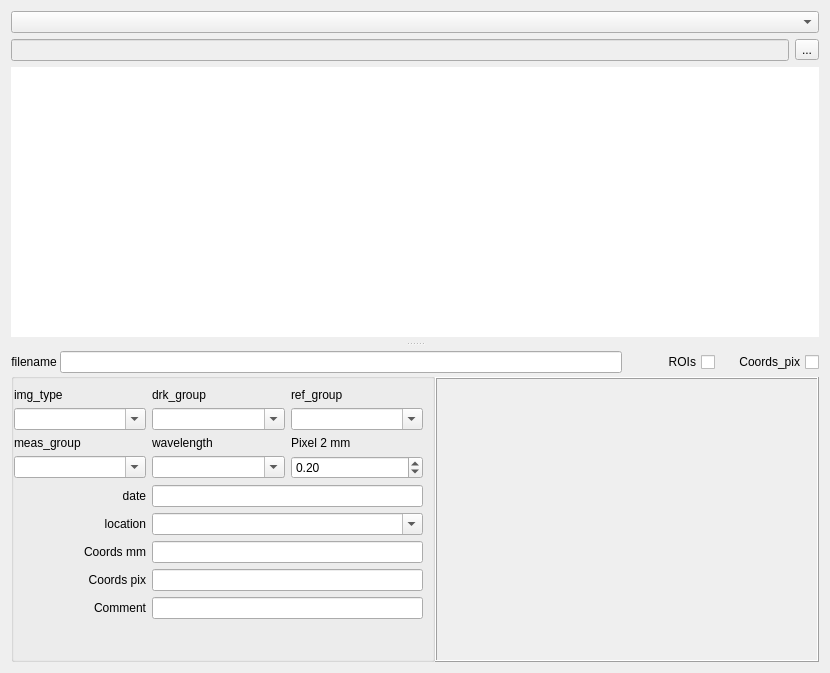
<?xml version="1.0" encoding="UTF-8"?>
<ui version="4.0">
 <class>Form</class>
 <widget class="QWidget" name="Form">
  <property name="geometry">
   <rect>
    <x>0</x>
    <y>0</y>
    <width>830</width>
    <height>673</height>
   </rect>
  </property>
  <property name="windowTitle">
   <string>Form</string>
  </property>
  <layout class="QVBoxLayout" name="verticalLayout_3">
   <item>
    <widget class="QSplitter" name="splitter">
     <property name="sizePolicy">
      <sizepolicy hsizetype="Preferred" vsizetype="Expanding">
       <horstretch>0</horstretch>
       <verstretch>2</verstretch>
      </sizepolicy>
     </property>
     <property name="orientation">
      <enum>Qt::Vertical</enum>
     </property>
     <widget class="QFrame" name="frame">
      <property name="sizePolicy">
       <sizepolicy hsizetype="Preferred" vsizetype="Preferred">
        <horstretch>0</horstretch>
        <verstretch>3</verstretch>
       </sizepolicy>
      </property>
      <layout class="QGridLayout" name="gridLayout_3">
       <property name="leftMargin">
        <number>0</number>
       </property>
       <property name="topMargin">
        <number>0</number>
       </property>
       <property name="rightMargin">
        <number>0</number>
       </property>
       <property name="bottomMargin">
        <number>0</number>
       </property>
       <item row="1" column="1">
        <widget class="QToolButton" name="btn_chang_data_dir">
         <property name="text">
          <string>...</string>
         </property>
        </widget>
       </item>
       <item row="1" column="0">
        <widget class="QLineEdit" name="le_data_directory">
         <property name="enabled">
          <bool>false</bool>
         </property>
        </widget>
       </item>
       <item row="0" column="0" colspan="2">
        <widget class="QComboBox" name="comboBox"/>
       </item>
       <item row="2" column="0" colspan="2">
        <widget class="QListView" name="listView">
         <property name="focusPolicy">
          <enum>Qt::StrongFocus</enum>
         </property>
         <property name="frameShape">
          <enum>QFrame::NoFrame</enum>
         </property>
         <property name="editTriggers">
          <set>QAbstractItemView::NoEditTriggers</set>
         </property>
         <property name="dragEnabled">
          <bool>true</bool>
         </property>
         <property name="dragDropMode">
          <enum>QAbstractItemView::InternalMove</enum>
         </property>
         <property name="defaultDropAction">
          <enum>Qt::MoveAction</enum>
         </property>
         <property name="alternatingRowColors">
          <bool>false</bool>
         </property>
         <property name="selectionMode">
          <enum>QAbstractItemView::ExtendedSelection</enum>
         </property>
         <property name="selectionBehavior">
          <enum>QAbstractItemView::SelectRows</enum>
         </property>
        </widget>
       </item>
       <item row="3" column="0">
        <spacer name="verticalSpacer_2">
         <property name="orientation">
          <enum>Qt::Vertical</enum>
         </property>
         <property name="sizeType">
          <enum>QSizePolicy::Fixed</enum>
         </property>
         <property name="sizeHint" stdset="0">
          <size>
           <width>20</width>
           <height>5</height>
          </size>
         </property>
        </spacer>
       </item>
      </layout>
     </widget>
     <widget class="QFrame" name="frame_2">
      <layout class="QVBoxLayout" name="verticalLayout_2">
       <property name="spacing">
        <number>0</number>
       </property>
       <property name="leftMargin">
        <number>0</number>
       </property>
       <property name="topMargin">
        <number>0</number>
       </property>
       <property name="rightMargin">
        <number>0</number>
       </property>
       <property name="bottomMargin">
        <number>0</number>
       </property>
       <item>
        <layout class="QGridLayout" name="gridLayout" rowstretch="0,1,0,0,0,0,0" columnstretch="0,4,1,1,1,0,1">
         <property name="leftMargin">
          <number>0</number>
         </property>
         <property name="topMargin">
          <number>0</number>
         </property>
         <property name="rightMargin">
          <number>0</number>
         </property>
         <item row="2" column="6">
          <widget class="QCheckBox" name="cb_update_coords_pix">
           <property name="layoutDirection">
            <enum>Qt::RightToLeft</enum>
           </property>
           <property name="text">
            <string>Coords_pix</string>
           </property>
           <property name="tristate">
            <bool>true</bool>
           </property>
          </widget>
         </item>
         <item row="2" column="0">
          <widget class="QLabel" name="label">
           <property name="text">
            <string>filename </string>
           </property>
           <property name="alignment">
            <set>Qt::AlignRight|Qt::AlignTrailing|Qt::AlignVCenter</set>
           </property>
          </widget>
         </item>
         <item row="2" column="4">
          <widget class="QCheckBox" name="cb_update_ROIs">
           <property name="layoutDirection">
            <enum>Qt::RightToLeft</enum>
           </property>
           <property name="text">
            <string>ROIs</string>
           </property>
           <property name="tristate">
            <bool>true</bool>
           </property>
          </widget>
         </item>
         <item row="2" column="1" colspan="3">
          <widget class="QLineEdit" name="le_filepath">
           <property name="readOnly">
            <bool>true</bool>
           </property>
          </widget>
         </item>
         <item row="4" column="2" rowspan="3" colspan="5">
          <widget class="QFrame" name="frame_3">
           <property name="frameShape">
            <enum>QFrame::Box</enum>
           </property>
           <property name="frameShadow">
            <enum>QFrame::Raised</enum>
           </property>
           <layout class="QHBoxLayout" name="horizontalLayout_2">
            <property name="leftMargin">
             <number>0</number>
            </property>
            <property name="topMargin">
             <number>0</number>
            </property>
            <property name="rightMargin">
             <number>0</number>
            </property>
            <property name="bottomMargin">
             <number>0</number>
            </property>
            <item>
             <widget class="ImageView" name="graphWidget" native="true">
              <property name="sizePolicy">
               <sizepolicy hsizetype="Preferred" vsizetype="Minimum">
                <horstretch>1</horstretch>
                <verstretch>1</verstretch>
               </sizepolicy>
              </property>
              <property name="minimumSize">
               <size>
                <width>50</width>
                <height>50</height>
               </size>
              </property>
             </widget>
            </item>
           </layout>
          </widget>
         </item>
         <item row="3" column="2">
          <spacer name="verticalSpacer_3">
           <property name="orientation">
            <enum>Qt::Vertical</enum>
           </property>
           <property name="sizeType">
            <enum>QSizePolicy::Fixed</enum>
           </property>
           <property name="sizeHint" stdset="0">
            <size>
             <width>20</width>
             <height>4</height>
            </size>
           </property>
          </spacer>
         </item>
         <item row="3" column="0" rowspan="4" colspan="2">
          <widget class="QGroupBox" name="details">
           <property name="sizePolicy">
            <sizepolicy hsizetype="Preferred" vsizetype="Expanding">
             <horstretch>0</horstretch>
             <verstretch>0</verstretch>
            </sizepolicy>
           </property>
           <property name="title">
            <string/>
           </property>
           <property name="alignment">
            <set>Qt::AlignLeading|Qt::AlignLeft|Qt::AlignTop</set>
           </property>
           <layout class="QGridLayout" name="gridLayout_2" rowstretch="0,0,0,0,0,0,0,0,0,0,0,0,0,0,0,1" columnstretch="0,0,0">
            <property name="leftMargin">
             <number>0</number>
            </property>
            <property name="bottomMargin">
             <number>0</number>
            </property>
            <item row="11" column="1" colspan="2">
             <widget class="QLineEdit" name="le_coords_mm"/>
            </item>
            <item row="12" column="0">
             <widget class="QLabel" name="label_11">
              <property name="text">
               <string>Coords pix</string>
              </property>
              <property name="alignment">
               <set>Qt::AlignRight|Qt::AlignTrailing|Qt::AlignVCenter</set>
              </property>
             </widget>
            </item>
            <item row="8" column="0">
             <widget class="QLabel" name="label_9">
              <property name="text">
               <string>location</string>
              </property>
              <property name="alignment">
               <set>Qt::AlignRight|Qt::AlignTrailing|Qt::AlignVCenter</set>
              </property>
             </widget>
            </item>
            <item row="14" column="0">
             <widget class="QLabel" name="label_10">
              <property name="text">
               <string>Comment</string>
              </property>
              <property name="alignment">
               <set>Qt::AlignRight|Qt::AlignTrailing|Qt::AlignVCenter</set>
              </property>
             </widget>
            </item>
            <item row="3" column="0">
             <widget class="QLabel" name="label_6">
              <property name="text">
               <string>meas_group</string>
              </property>
              <property name="alignment">
               <set>Qt::AlignLeading|Qt::AlignLeft|Qt::AlignVCenter</set>
              </property>
             </widget>
            </item>
            <item row="1" column="0">
             <widget class="QLabel" name="label_2">
              <property name="text">
               <string>img_type</string>
              </property>
              <property name="alignment">
               <set>Qt::AlignLeading|Qt::AlignLeft|Qt::AlignVCenter</set>
              </property>
             </widget>
            </item>
            <item row="12" column="1" colspan="2">
             <widget class="QLineEdit" name="le_coords_pix">
              <property name="readOnly">
               <bool>true</bool>
              </property>
             </widget>
            </item>
            <item row="1" column="2">
             <widget class="QLabel" name="label_4">
              <property name="text">
               <string>ref_group</string>
              </property>
              <property name="alignment">
               <set>Qt::AlignLeading|Qt::AlignLeft|Qt::AlignVCenter</set>
              </property>
             </widget>
            </item>
            <item row="2" column="0">
             <widget class="QComboBox" name="cb_img_type">
              <property name="editable">
               <bool>true</bool>
              </property>
             </widget>
            </item>
            <item row="14" column="1" colspan="2">
             <widget class="QLineEdit" name="le_comment"/>
            </item>
            <item row="2" column="2">
             <widget class="QComboBox" name="cb_ref_group">
              <property name="sizePolicy">
               <sizepolicy hsizetype="Preferred" vsizetype="Fixed">
                <horstretch>0</horstretch>
                <verstretch>0</verstretch>
               </sizepolicy>
              </property>
              <property name="editable">
               <bool>true</bool>
              </property>
             </widget>
            </item>
            <item row="4" column="2">
             <widget class="QDoubleSpinBox" name="dsb_px2mm">
              <property name="singleStep">
               <double>0.010000000000000</double>
              </property>
              <property name="value">
               <double>0.200000000000000</double>
              </property>
             </widget>
            </item>
            <item row="1" column="1">
             <widget class="QLabel" name="label_3">
              <property name="text">
               <string>drk_group</string>
              </property>
              <property name="alignment">
               <set>Qt::AlignLeading|Qt::AlignLeft|Qt::AlignVCenter</set>
              </property>
             </widget>
            </item>
            <item row="3" column="1">
             <widget class="QLabel" name="label_5">
              <property name="text">
               <string>wavelength</string>
              </property>
              <property name="alignment">
               <set>Qt::AlignBottom|Qt::AlignLeading|Qt::AlignLeft</set>
              </property>
             </widget>
            </item>
            <item row="6" column="1" colspan="2">
             <widget class="QLineEdit" name="le_date">
              <property name="readOnly">
               <bool>true</bool>
              </property>
             </widget>
            </item>
            <item row="4" column="0">
             <widget class="QComboBox" name="cb_meas_group">
              <property name="focusPolicy">
               <enum>Qt::WheelFocus</enum>
              </property>
              <property name="editable">
               <bool>true</bool>
              </property>
             </widget>
            </item>
            <item row="3" column="2">
             <widget class="QLabel" name="label_12">
              <property name="text">
               <string>Pixel 2 mm</string>
              </property>
             </widget>
            </item>
            <item row="6" column="0">
             <widget class="QLabel" name="label_7">
              <property name="text">
               <string>date</string>
              </property>
              <property name="alignment">
               <set>Qt::AlignRight|Qt::AlignTrailing|Qt::AlignVCenter</set>
              </property>
             </widget>
            </item>
            <item row="4" column="1">
             <widget class="QComboBox" name="cb_wavelength">
              <property name="editable">
               <bool>true</bool>
              </property>
             </widget>
            </item>
            <item row="11" column="0">
             <widget class="QLabel" name="label_8">
              <property name="layoutDirection">
               <enum>Qt::LeftToRight</enum>
              </property>
              <property name="text">
               <string>Coords mm</string>
              </property>
              <property name="alignment">
               <set>Qt::AlignRight|Qt::AlignTrailing|Qt::AlignVCenter</set>
              </property>
             </widget>
            </item>
            <item row="8" column="1" colspan="2">
             <widget class="QComboBox" name="cb_location">
              <property name="editable">
               <bool>true</bool>
              </property>
             </widget>
            </item>
            <item row="2" column="1">
             <widget class="QComboBox" name="cb_drk_group">
              <property name="editable">
               <bool>true</bool>
              </property>
             </widget>
            </item>
            <item row="15" column="0">
             <spacer name="verticalSpacer_4">
              <property name="orientation">
               <enum>Qt::Vertical</enum>
              </property>
              <property name="sizeHint" stdset="0">
               <size>
                <width>20</width>
                <height>40</height>
               </size>
              </property>
             </spacer>
            </item>
           </layout>
          </widget>
         </item>
         <item row="0" column="0" colspan="7">
          <spacer name="verticalSpacer">
           <property name="orientation">
            <enum>Qt::Vertical</enum>
           </property>
           <property name="sizeType">
            <enum>QSizePolicy::Fixed</enum>
           </property>
           <property name="sizeHint" stdset="0">
            <size>
             <width>20</width>
             <height>5</height>
            </size>
           </property>
          </spacer>
         </item>
         <item row="2" column="5">
          <spacer name="horizontalSpacer">
           <property name="orientation">
            <enum>Qt::Horizontal</enum>
           </property>
           <property name="sizeType">
            <enum>QSizePolicy::Minimum</enum>
           </property>
           <property name="sizeHint" stdset="0">
            <size>
             <width>10</width>
             <height>20</height>
            </size>
           </property>
          </spacer>
         </item>
        </layout>
       </item>
      </layout>
     </widget>
    </widget>
   </item>
  </layout>
 </widget>
 <customwidgets>
  <customwidget>
   <class>ImageView</class>
   <extends>QWidget</extends>
   <header>pyqtgraph</header>
   <container>1</container>
  </customwidget>
 </customwidgets>
 <tabstops>
  <tabstop>comboBox</tabstop>
  <tabstop>le_data_directory</tabstop>
  <tabstop>btn_chang_data_dir</tabstop>
  <tabstop>cb_img_type</tabstop>
  <tabstop>cb_drk_group</tabstop>
  <tabstop>cb_ref_group</tabstop>
  <tabstop>le_comment</tabstop>
 </tabstops>
 <resources/>
 <connections/>
</ui>
